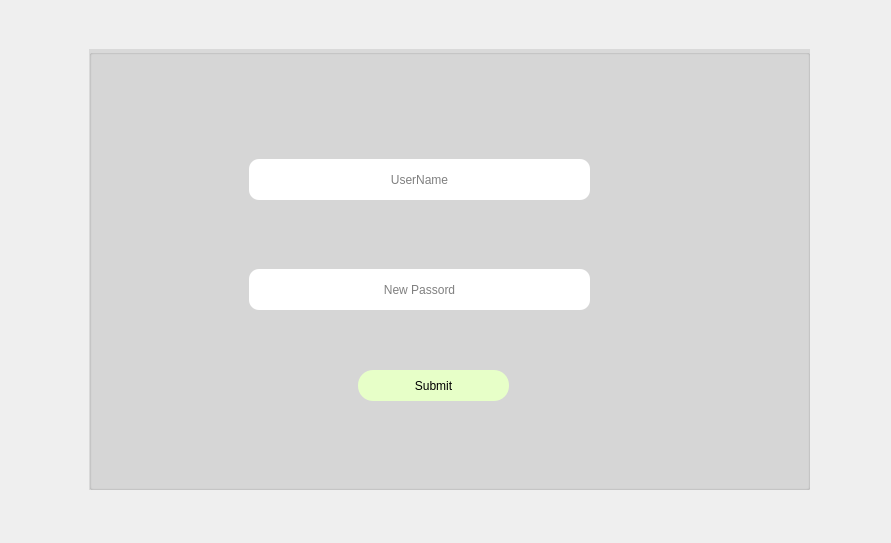
<?xml version="1.0" encoding="UTF-8"?>
<ui version="4.0">
 <class>NewPwd</class>
 <widget class="QDialog" name="NewPwd">
  <property name="geometry">
   <rect>
    <x>0</x>
    <y>0</y>
    <width>891</width>
    <height>543</height>
   </rect>
  </property>
  <property name="windowTitle">
   <string>Dialog</string>
  </property>
  <widget class="QGroupBox" name="groupBox">
   <property name="geometry">
    <rect>
     <x>89</x>
     <y>49</y>
     <width>721</width>
     <height>441</height>
    </rect>
   </property>
   <property name="styleSheet">
    <string notr="true">/*-----QWidget-----*/
QWidget
{
	background-color: #D9D9D9;
	color: #fff;
	border-color: #000000;

}


/*-----QLabel-----*/
QLabel
{
	background-color: #737373;
	color: #fff;
	font-weight: bold;
	border-color: #000000;
    border-radius:10px ;

}

#oublie{
    background-color: transparent;
    color: #737373;
     text-decoration: underline;
    
}

#newAcc{
     background-color: transparent;
     color: #737373;
     text-decoration: underline;
}

#newAcc::hover{
    color:white ;
}

#oublie::hover{
   color:white ;
}


/*-----QPushButton-----*/
QPushButton
{
	background-color: #E7FFC8;
	color: black;
	font-weight: normal;
	border-radius: 15px;
	padding: 5px;

}


QPushButton::hover
{
	border: 2px solid  #3CA936 ;
   font-weight: Bold ;

}


QPushButton::pressed
{
	border:#3CA936 ;
   font-weight: Bold

}


/*-----QToolButton-----*/
QToolButton
{
	background-color: transparent;
	color: #737373;
	border-style: solid;
	border-color: #000000;

}


QToolButton::hover
{
color:white;

}


QToolButton::pressed
{
	background-color: #d10000;
	color: #000000;
	border-style: solid;
	border-width: 0px;

}


/*-----QLineEdit-----*/
QLineEdit{
	background-color: white;
	font-weight: normal;
	border-style: solid;
	border-radius: 10px;
	padding: 5px;
    color:black ;

}

QLineEdit::placeholder{
   

}


/*-----QCheckBox-----*/
QCheckBox
{
	background-color: transparent;
	color: #b9b9bb;
	font-weight: bold;

}


QCheckBox::indicator
{
    color: #b1b1b1;
    background-color: #00111d;
    border: 1px solid #d10000;
    width: 12px;
    height: 12px;

}


QCheckBox::indicator:checked
{
    image:url(&quot;./ressources/check.png&quot;); /*To replace*/
	background-color: #d10000;
    border: 1px solid #d10000;

}


QCheckBox::indicator:unchecked:hover
{
    border: 1px solid #ff0000;

}


QCheckBox::disabled
{
	color: #656565;

}


QCheckBox::indicator:disabled
{
	background-color: #656565;
	color: #656565;
    border: 1px solid #656565;

}




</string>
   </property>
   <property name="title">
    <string/>
   </property>
   <property name="alignment">
    <set>Qt::AlignCenter</set>
   </property>
   <widget class="QLineEdit" name="lineEdit">
    <property name="geometry">
     <rect>
      <x>160</x>
      <y>110</y>
      <width>341</width>
      <height>41</height>
     </rect>
    </property>
    <property name="alignment">
     <set>Qt::AlignCenter</set>
    </property>
    <property name="placeholderText">
     <string>UserName</string>
    </property>
   </widget>
   <widget class="QLineEdit" name="newpwd">
    <property name="geometry">
     <rect>
      <x>160</x>
      <y>220</y>
      <width>341</width>
      <height>41</height>
     </rect>
    </property>
    <property name="alignment">
     <set>Qt::AlignCenter</set>
    </property>
    <property name="placeholderText">
     <string>New Passord</string>
    </property>
   </widget>
   <widget class="QPushButton" name="pushButton">
    <property name="geometry">
     <rect>
      <x>269</x>
      <y>321</y>
      <width>151</width>
      <height>31</height>
     </rect>
    </property>
    <property name="text">
     <string>Submit</string>
    </property>
   </widget>
  </widget>
 </widget>
 <resources/>
 <connections/>
</ui>
